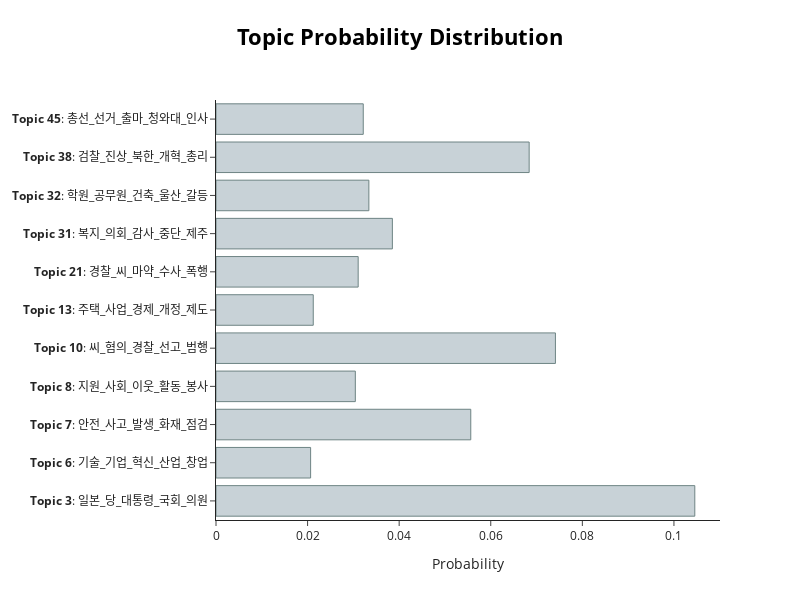

Notebook cell for this chart:
### Code cell
#학습한 5000 문서중 doc_n 와 밀접한 토픽의 확률 분포
doc_n = 2
model.visualize_distribution(model.probabilities_[doc_n], min_probability=0.02)

### Figure 1 — Plotly figure (JSON) as saved in the notebook; plotly's stock layout.template omitted (floating-point values rounded to 4 significant figures)
{"data": [{"marker": {"color": "#C8D2D7", "line": {"color": "#6E8484", "width": 1}}, "orientation": "h", "type": "bar", "x": [0.1046, 0.02066, 0.05564, 0.03043, 0.07412, 0.02124, 0.03105, 0.03852, 0.03338, 0.06839, 0.03216], "y": ["<b>Topic 3</b>: 일본_당_대통령_국회_의원", "<b>Topic 6</b>: 기술_기업_혁신_산업_창업", "<b>Topic 7</b>: 안전_사고_발생_화재_점검", "<b>Topic 8</b>: 지원_사회_이웃_활동_봉사", "<b>Topic 10</b>: 씨_혐의_경찰_선고_범행", "<b>Topic 13</b>: 주택_사업_경제_개정_제도", "<b>Topic 21</b>: 경찰_씨_마약_수사_폭행", "<b>Topic 31</b>: 복지_의회_감사_중단_제주", "<b>Topic 32</b>: 학원_공무원_건축_울산_갈등", "<b>Topic 38</b>: 검찰_진상_북한_개혁_총리", "<b>Topic 45</b>: 총선_선거_출마_청와대_인사"]}], "layout": {"height": 600, "hoverlabel": {"bgcolor": "white", "font": {"family": "Rockwell", "size": 16}}, "title": {"font": {"color": "Black", "size": 22}, "text": "<b>Topic Probability Distribution", "x": 0.5, "xanchor": "center", "y": 0.95, "yanchor": "top"}, "width": 800, "xaxis": {"title": {"text": "Probability"}}}}
